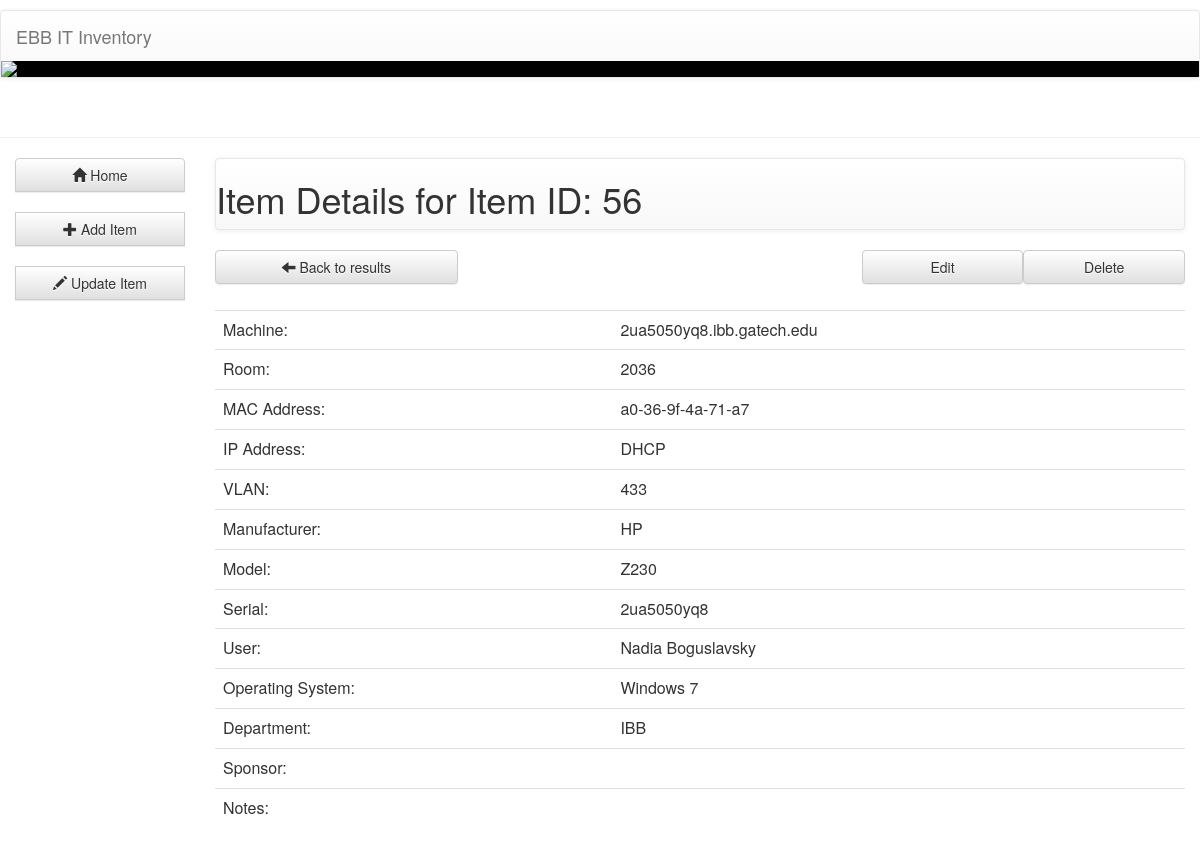
The app's page /itInventory/itemDetail/56/ with its own data.
### itInventory/models.py (models this page shows, shortened)
class inventory(models.Model):
    machine = models.CharField(max_length=100, default="Not Specified")
    room = models.CharField(max_length=100, default="Not Specified")
    mac = models.CharField(max_length=100, default="Not Specified", unique=True)
    ip = models.CharField(max_length=100, default="Not Specified")
    vlan = models.CharField(max_length=100, default="Not Specified")
    manufacturer = models.CharField(max_length=100, default="Not Specified")
    model = models.CharField(max_length=100, default="Not Specified")
    serial = models.CharField(max_length=100, default="Not Specified", unique=True)
    user = models.CharField(max_length=100, default="Not Specified")
    os = models.CharField(max_length=100, default="Not Specified")
    department = models.CharField(max_length=100, default="Not Specified")
    sponsor = models.CharField(max_length=100, default="Not Specified")
    notes = models.CharField(max_length=100, default="Not Specified")
    added = models.DateTimeField(auto_now_add=True)
    updated = models.DateTimeField(auto_now=True)

### itInventory/views.py (the view)
# urls.py: url(r'^itemDetail/(?P<item_ID>[0-9]+)/$', views.itemDetail, name='itemDetail'),
def itemDetail(request, item_ID):
    a = inventory.objects.get(id=item_ID)
    t = "itInventory/itemDetail.html"
    c = {
        'item': a,
        'item_ID': str(item_ID),
    }
    return render(request, t, c)

### itInventory/templates/itInventory/itemDetail.html (shortened to what this page needs)
{% load staticfiles %}
<link rel="stylesheet" href="https://maxcdn.bootstrapcdn.com/bootstrap/3.3.6/css/bootstrap.min.css">
<link rel="stylesheet" href="https://maxcdn.bootstrapcdn.com/bootstrap/3.3.6/css/bootstrap-theme.min.css">
<div class="page-header" style="position: relative;">
    <nav class="navbar navbar-default" style="top: -30px; ">
        <div class="container-fluid">
            <div class="navbar-header">
                <a class="navbar-brand" href="/itInventory/">EBB IT Inventory</a>
            </div>
        </div><div class="container-fluid">
        <div class="row" style="background-color: black">
            <img src="http://s32.postimg.org/o736umxqt/banner.jpg" class="img-responsive"  />
        </div>
    </div>
    </nav>
</div>
<div class="container-fluid">
    <div class="row">
        <div class="col-sm-2">
            <div class="btn-group-vertical btn-block" role="group" aria-label="...">
                <button onclick="location.href='/itInventory/';" type="submit" class="btn btn-default"><i class="glyphicon glyphicon-home"></i> Home</button>
                <br>
                <button onclick="location.href='/itInventory/addItem';" type="submit" class="btn btn-default"><i class="glyphicon glyphicon-plus"></i> Add Item</button>
                <br>
                <button onclick="location.href='/itInventory/searchItem';" type="submit" class="btn btn-default"><i class="glyphicon glyphicon-pencil"></i> Update Item</button>
                <br>
            </div>
        </div>
        <div class="col-sm-10">
            <nav class="navbar navbar-default">
                <h1>Item Details for Item ID: {{ item.id }}</h1>
            </nav>
            <button onclick="location.href='/itInventory/queryInventory/?search={{ request.session.search }}&choices={{ request.session.choice }}';" type="submit" class="btn btn-default col-sm-3" ><i class="glyphicon glyphicon-arrow-left"></i> Back to results</button>
            <button onclick="location.href='/itInventory/updateItem/{{ item_ID }}';" type="submit" class="btn btn-default col-sm-2 col-sm-offset-5">Edit</button>
            <button onclick="location.href='/itInventory/deleteItem/{{ item_ID }}';" type="submit" class="btn btn-default col-sm-2">Delete</button>
            <div><br><br><br></div>
        <table class="table">
            <tr>
                <td>Machine:</td>
                <td>{{ item.machine }}</td>
            </tr>
            <tr>
                <td>Room:</td>
                <td>{{ item.room }}</td>
            </tr>
            <tr>
                <td>MAC Address:</td>
                <td>{{ item.mac }}</td>
            </tr>
            <tr>
                <td>IP Address:</td>
                <td>{{ item.ip }}</td>
            </tr>
            <tr>
                <td>VLAN:</td>
                <td>{{ item.vlan }}</td>
            </tr>
            <tr>
                <td>Manufacturer:</td>
                <td>{{ item.manufacturer }}</td>
            </tr>
            <tr>
                <td>Model:</td>
                <td>{{ item.model }}</td>
            </tr>
            <tr>
                <td>Serial:</td>
                <td>{{ item.serial }}</td>
            </tr>
            <tr>
                <td>User:</td>
                <td>{{ item.user }}</td>
            </tr>
            <tr>
                <td>Operating System:</td>
                <td>{{ item.os }}</td>
            </tr>
            <tr>
                <td>Department:</td>
                <td>{{ item.department }}</td>
            </tr>
            <tr>
                <td>Sponsor:</td>
                <td>{{ item.sponsor }}</td>
            </tr>
            <tr>
                <td>Notes:</td>
                <td>{{ item.notes }}</td>
            </tr>
        </table>
        </div>
    </div>
</div>

### records on screen
inventory: id "56", machine "2ua5050yq8.ibb.gatech.edu", room "2036", mac "a0-36-9f-4a-71-a7", ip "DHCP", vlan "433", manufacturer "HP", model "Z230", serial "2ua5050yq8", user "Nadia Boguslavsky", os "Windows 7", department "IBB"
